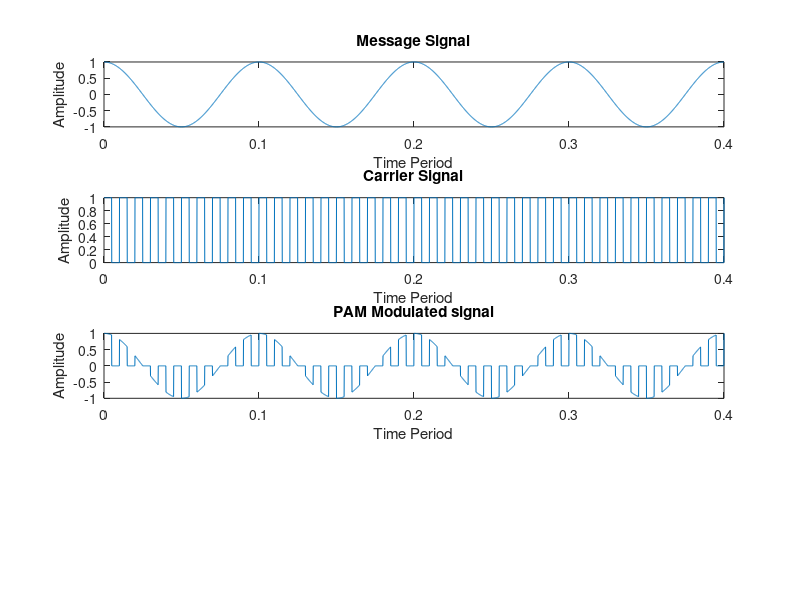

MATLAB code for this plot:
clc;
clear all;
close all;
fc= 100
fm= fc/10
fs= 100*fc
t=0:1/fs:4/fm;
Msg_sgl= cos(2*pi*fm*t);
Carr_sgl= 0.5*square(2*pi*fc*t)+0.5
Mod_sgl= Msg_sgl.*Carr_sgl;
tt= [];
for i=1:length(Mod_sgl);
    if Mod_sgl(i)==0;
        tt=[tt,Mod_sgl(i)];
    else
        tt=[tt,Mod_sgl(i)+2];
    end
end
figure(1)
subplot(4,1,1);
plot(t,Msg_sgl);
title('Message Signal');
xlabel('Time Period');
ylabel('Amplitude');
subplot(4,1,2);
plot(t,Carr_sgl);
title('Carrier Signal')
xlabel('Time Period');
ylabel('Amplitude');
subplot(4,1,3);
plot(t,Mod_sgl);
title('PAM Modulated signal')
xlabel('Time Period');
ylabel('Amplitude');
% subplot(4,1,4);
% plot(t,tt);
% title('PAM')
% xlabel('Time Period');
% ylabel('Amplitude');